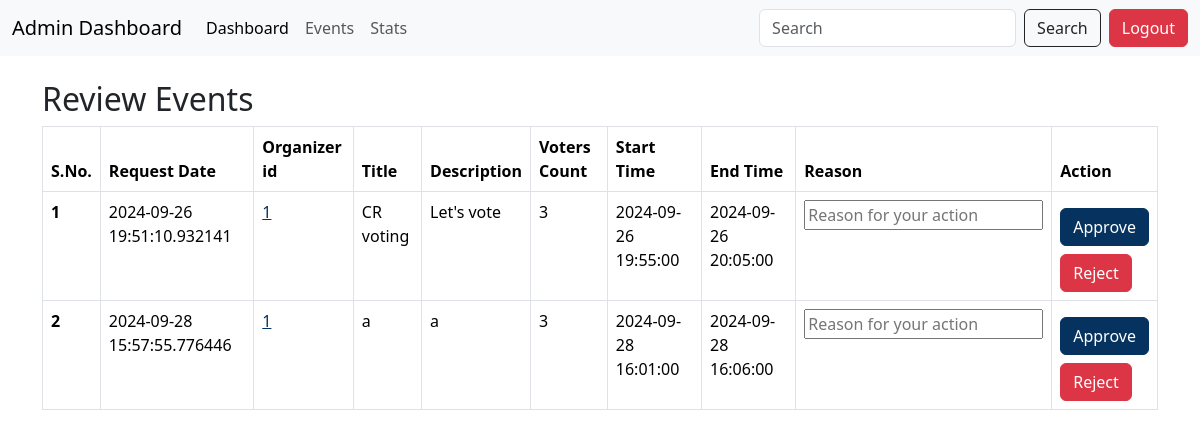
The page /admin/review on the database as committed earlier.
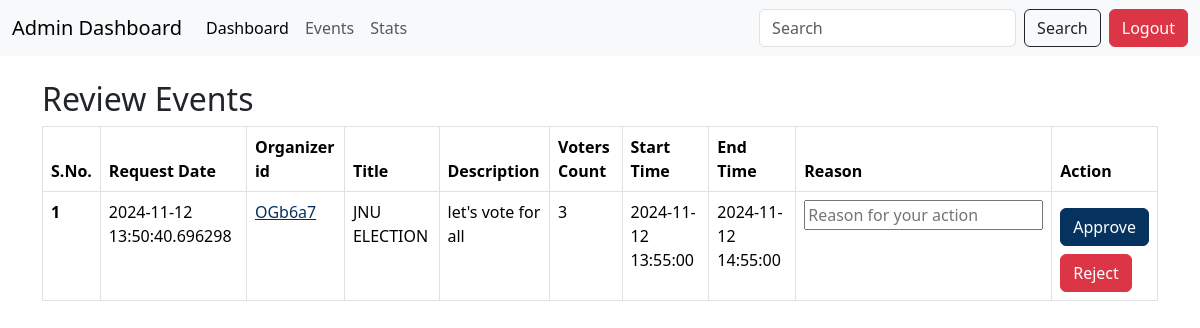
The same page on the database as committed later.
### application/models.py (models this page shows)
class Event(db.Model):
    id=db.Column(db.String(),primary_key=True)
    createTime=db.Column(db.DateTime)
    organizerId=db.Column(db.Integer(),db.ForeignKey('organizer.id'))
    title=db.Column(db.String(),default='x')
    desc=db.Column(db.String(),default='x')
    endTime=db.Column(db.DateTime,nullable=False)
    startTime=db.Column(db.DateTime,nullable=False)
    isApproved=db.Column(db.Boolean,default=False)
    voterCount=db.Column(db.Integer(),default=0)
    durHour=db.Column(db.Integer())
    durMin=db.Column(db.Integer())
    numWinners=db.Column(db.Integer(),default=1)
    votes=db.relationship('Vote',backref='event')

### application/controllers.py (the view)
@app.route('/admin/review')
def adminReview():
    events=Event.query.filter_by(isApproved=0).all()
    return render_template('admin_review.html',events=events)

### templates/admin_review.html (shortened to what this page needs)
<!DOCTYPE html>
<html lang="en">
<head>
    <link href="https://cdn.jsdelivr.net/npm/bootstrap@5.3.3/dist/css/bootstrap.min.css" rel="stylesheet">
</head>
<body>
    <nav class="navbar navbar-expand-lg bg-body-tertiary">
        <div class="container-fluid">
          <a class="navbar-brand" href="#">Admin Dashboard</a>
          <div class="collapse navbar-collapse" id="navbarSupportedContent">
            <ul class="navbar-nav me-auto mb-2 mb-lg-0">
              <li class="nav-item">
                <a class="nav-link active" aria-current="page" href="/admin">Dashboard</a>
              </li>
              <li class="nav-item">
                <a class="nav-link" href="/admin/events">Events</a>
              </li>
              <li class="nav-item">
                <a class="nav-link" href="/admin/stats">Stats</a>
              </li>
            </ul>
            <form class="d-flex" role="search">
              <input class="form-control me-2" type="search" placeholder="Search" aria-label="Search">
              <button class="btn btn-outline-dark me-2" type="submit">Search</button>
            </form>
            <a class="btn btn-danger" href="/">Logout</a>
          </div>
        </div>
      </nav>
      <div class="container">
        <h2 class="pt-4">Review Events</h2>
    {% if events|length == 0 %}
        <h3>No Events To Review</h3>
    {%else%}
    <div class="table-responsive">
      <table class="table table-bordered">
        <thead>
            <tr>
                <th scope="col">S.No.</th>
                <th scope="col">Request Date</th>
                <th scope="col">Organizer id</th>
                <th scope="col">Title</th>
                <th scope="col">Description</th>
                <th scope="col">Voters Count</th>
                <th scope="col">Start Time</th>
                <th scope="col">End Time</th>
                <th scope="col">Reason</th>
                <th scope="col">Action</th>
            </tr>
        </thead>
        <tbody>
            {%for event in events%}
                <tr>
                    <th scope="row">{{loop.index}}</th>
                    <td>{{event.createTime}}</td>
                    <td><a href="/admin/{{event.organizerId}}/watchUser" style="color: #05325E;">{{event.organizerId}}</a></td>
                    <td>{{event.title}}</td>
                    <td>{{event.desc}}</td>
                    <td>{{event.voterCount}}</td>
                    <td>{{event.startTime}}</td>
                    <td>{{event.endTime}}</td>
                    <td><input type="text" placeholder="Reason for your action"></td>
                    <td> <a type="button" class="btn btn-primary my-2" href="/admin/{{event.id}}/event/approve" style="background-color: #05325E; border-color: #05325E;">Approve</a><br>
                         <a type="button" class="btn btn-danger" href="/admin/{{event.id}}/event/reject">Reject</a>
                    </td>
                </tr>
              {%endfor%}
        </tbody>
    </table>
    {%endif%}
    </div>
      </div>
</body>
</html>

Rows that differ between the two databases and show on the page:
removed Event: createTime "2024-09-26 19:51:10.932141", organizerId "1", title "CR voting", desc "Let's vote", voterCount "3", startTime "2024-09-26 19:55:00", endTime "2024-09-26 20:05:00"
removed Event: createTime "2024-09-28 15:57:55.776446", organizerId "1", title "a", desc "a", voterCount "3", startTime "2024-09-28 16:01:00", endTime "2024-09-28 16:06:00"
added Event: createTime "2024-11-12 13:50:40.696298", organizerId "OGb6a7", title "JNU ELECTION", desc "let's vote for all", voterCount "3", startTime "2024-11-12 13:55:00", endTime "2024-11-12 14:55:00"
